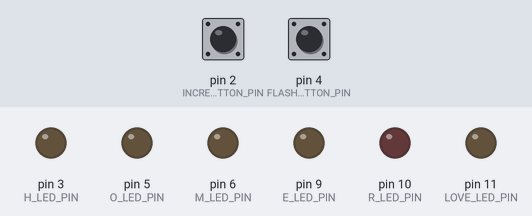
A sketch run on a simulated Arduino Uno, built with avr-gcc and run on an emulated ATmega328P. Parts: output pins drawn as LEDs (lit = HIGH). The test bench sets the inputs (shaded band); at power-on: pin 4 (FLASHER_BUTTON_PIN) HIGH, pin 2 (INCREASE_BUTTON_PIN) HIGH.

Above: at 1.2 s.
1.3 s: pin 4 (FLASHER_BUTTON_PIN) pulled LOW for 0.15 s
At 1.76 s:
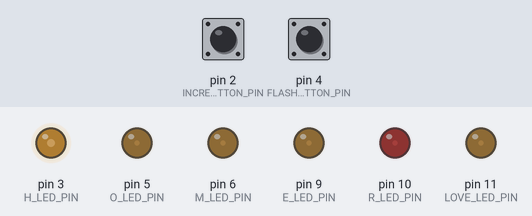
4.3 s: pin 2 (INCREASE_BUTTON_PIN) pulled LOW for 0.15 s
At 5.99 s:
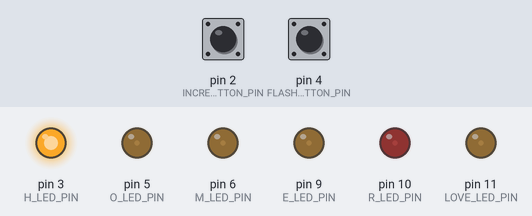
7.3 s: pin 2 (INCREASE_BUTTON_PIN) pulled LOW for 1 s
At 8.12 s:
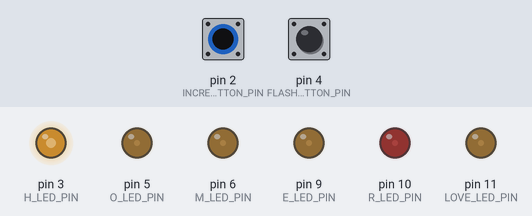
10.3 s: pin 4 (FLASHER_BUTTON_PIN) pulled LOW for 1 s
At 11.5 s:
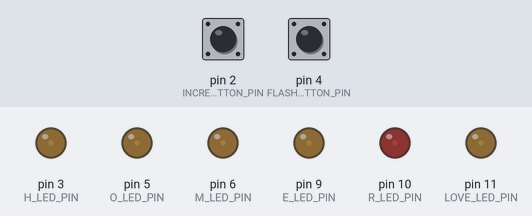
12.8 s: pin 2 (INCREASE_BUTTON_PIN) pulsed LOW 5 times (0.12 s each, 0.3 s apart)
At 14.3 s:
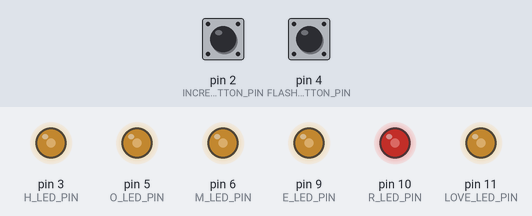
15.8 s: pin 2 (INCREASE_BUTTON_PIN) pulled LOW for 0.15 s
At 16.9 s:
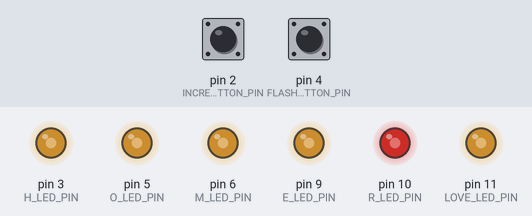
Timing chart, 0 to 18.4 s (numbered marks = the images above; inputs shaded):
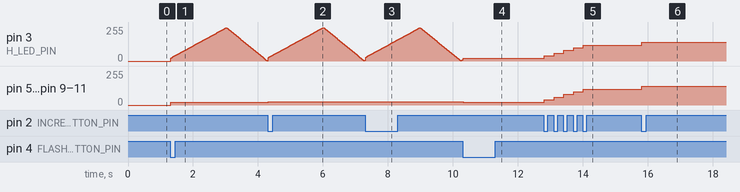

Measured:
- after the input at 1.3 s, pin 5 (O_LED_PIN), pin 6 (M_LED_PIN), pin 9 (E_LED_PIN), pin 10 (R_LED_PIN), pin 11 (LOVE_LED_PIN): 0/255 → 20/255 at once
- after the input at 4.3 s, pin 5 (O_LED_PIN), pin 6 (M_LED_PIN), pin 9 (E_LED_PIN), pin 10 (R_LED_PIN), pin 11 (LOVE_LED_PIN): 20/255 → 23/255 at once
- after the input at 7.3 s, pin 5 (O_LED_PIN), pin 6 (M_LED_PIN), pin 9 (E_LED_PIN), pin 10 (R_LED_PIN), pin 11 (LOVE_LED_PIN): 23/255 → 26/255 at once
- after the input at 10.3 s, pin 5 (O_LED_PIN), pin 6 (M_LED_PIN), pin 9 (E_LED_PIN), pin 10 (R_LED_PIN), pin 11 (LOVE_LED_PIN): 26/255 → 20/255 at once
- after the input at 12.8 s, pin 3 (H_LED_PIN), pin 5 (O_LED_PIN), pin 6 (M_LED_PIN), pin 9 (E_LED_PIN), pin 10 (R_LED_PIN), pin 11 (LOVE_LED_PIN): moves from 20/255 to 120/255 over 1.2 s, starting at once
- after the input at 15.8 s, pin 3 (H_LED_PIN), pin 5 (O_LED_PIN), pin 6 (M_LED_PIN), pin 9 (E_LED_PIN), pin 10 (R_LED_PIN), pin 11 (LOVE_LED_PIN): 120/255 → 140/255 at once

The sketch:

led_example_0.ino
```cpp
/* Pins constants */
int INCREASE_BUTTON_PIN = 2;
int FLASHER_BUTTON_PIN  = 4;

int H_LED_PIN    = 3;
int O_LED_PIN    = 5;
int M_LED_PIN    = 6;
int E_LED_PIN    = 9;
int R_LED_PIN    = 10;
int LOVE_LED_PIN = 11;

/* States */
boolean INCREASE_BUTTON_WAS_UP         = true;
boolean IS_FLASHER_BUTTON_ENABLED      = false;
boolean IS_INTERVAL_PASSED             = false;
boolean IS_DECREASE_BRIGHTNESS_ENABLED = false;
boolean IS_FLASHER_ENABLED             = false;

/* Components variable values */
int MAX_BRIGHTNESS = 250;

int DEFAULT_BRIGHTNESS = 0;
int CURRENT_BRIGHTNESS = DEFAULT_BRIGHTNESS;

unsigned long PREVIOUS_MILLIS = 0;

void setup() {
  pinMode(INCREASE_BUTTON_PIN, INPUT_PULLUP);
  pinMode(FLASHER_BUTTON_PIN,  INPUT_PULLUP);

  pinMode(H_LED_PIN,    OUTPUT);
  pinMode(O_LED_PIN,    OUTPUT);
  pinMode(M_LED_PIN,    OUTPUT);
  pinMode(E_LED_PIN,    OUTPUT);
  pinMode(R_LED_PIN,    OUTPUT);
  pinMode(LOVE_LED_PIN, OUTPUT);

  analogWrite(3,  DEFAULT_BRIGHTNESS);
  analogWrite(5,  DEFAULT_BRIGHTNESS);
  analogWrite(6,  DEFAULT_BRIGHTNESS);
  analogWrite(9,  DEFAULT_BRIGHTNESS);
  analogWrite(10, DEFAULT_BRIGHTNESS);
  analogWrite(11, DEFAULT_BRIGHTNESS);
}


void loop() {
  unsigned long currentMillis = millis();

  if (IS_FLASHER_ENABLED) {
    if (currentMillis - PREVIOUS_MILLIS >= 15 && !IS_INTERVAL_PASSED) {
      if (CURRENT_BRIGHTNESS >= MAX_BRIGHTNESS) {
        IS_DECREASE_BRIGHTNESS_ENABLED = true;
      }

      if (CURRENT_BRIGHTNESS <= 3) {
        IS_DECREASE_BRIGHTNESS_ENABLED = false;
      }

      CURRENT_BRIGHTNESS = IS_DECREASE_BRIGHTNESS_ENABLED ? CURRENT_BRIGHTNESS - 3 : CURRENT_BRIGHTNESS + 2;

      setBrightness(H_LED_PIN, CURRENT_BRIGHTNESS);

      IS_INTERVAL_PASSED = true;
      PREVIOUS_MILLIS = currentMillis;

    } else {
      IS_INTERVAL_PASSED = currentMillis - PREVIOUS_MILLIS == 0;
    }
  }

  handleFlasherButton();
  handleIncreaseButton();
}

void handleFlasherButton() {
  boolean flasherButtonUp = digitalRead(FLASHER_BUTTON_PIN);

  if (IS_FLASHER_BUTTON_ENABLED && !flasherButtonUp) {
    delay(10);

    flasherButtonUp = digitalRead(FLASHER_BUTTON_PIN);
    if (!flasherButtonUp) {
      IS_FLASHER_ENABLED = !IS_FLASHER_ENABLED;
      setGeneralBrightness(DEFAULT_BRIGHTNESS + 20);
    }
  }

  IS_FLASHER_BUTTON_ENABLED = flasherButtonUp;
}

void handleIncreaseButton() {
  boolean increaseButtonUp = digitalRead(INCREASE_BUTTON_PIN);

  if (INCREASE_BUTTON_WAS_UP && !increaseButtonUp) {
    delay(10);

    increaseButtonUp = digitalRead(INCREASE_BUTTON_PIN);
    if (!increaseButtonUp) {
      CURRENT_BRIGHTNESS = CURRENT_BRIGHTNESS >= MAX_BRIGHTNESS ? DEFAULT_BRIGHTNESS : CURRENT_BRIGHTNESS + 20;
    }

    setGeneralBrightness(CURRENT_BRIGHTNESS);
  }
  INCREASE_BUTTON_WAS_UP = increaseButtonUp;
}

void setGeneralBrightness(int brightness) {
  setBrightness(H_LED_PIN,    brightness);
  setBrightness(O_LED_PIN,    brightness);
  setBrightness(M_LED_PIN,    brightness);
  setBrightness(E_LED_PIN,    brightness);
  setBrightness(R_LED_PIN,    brightness);
  setBrightness(LOVE_LED_PIN, brightness);

  CURRENT_BRIGHTNESS = brightness;
}

void setBrightness(int pin, int brightness) {
  analogWrite(pin, brightness);
}
```
